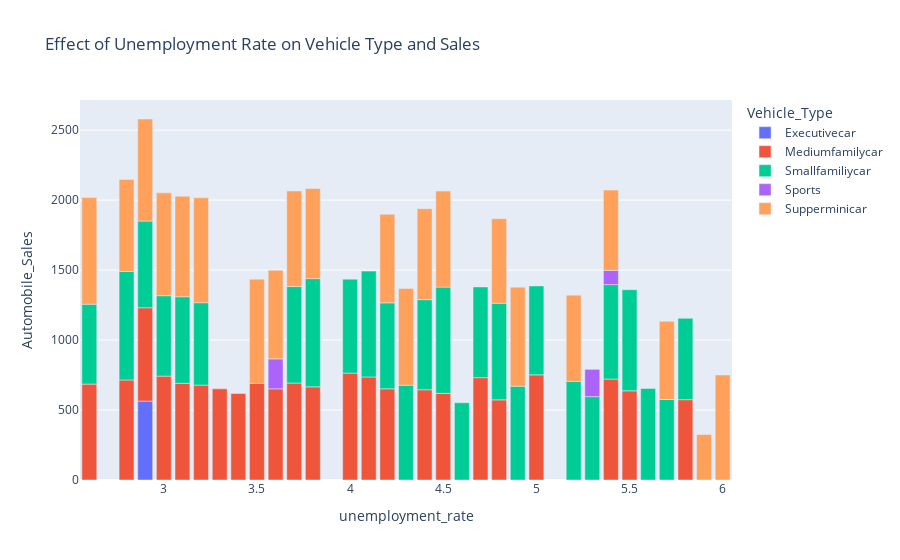

Write notebook code for a chart like this one.
### Markdown cell above
<span style="color:red">
Save this plot as "count_plot.png"</span><br>
*Hint: You can right lick on the plot and then click on "Save image as" option to save it on your local machine*

### Code cell
["Automobile_Sales"] 
["unemployment_rate"]
unemp_rec = df_rec_2.groupby(["Vehicle_Type", "unemployment_rate"], as_index=False)["Automobile_Sales"].mean()
fig=px.bar(unemp_rec, 
              x = "unemployment_rate", y = "Automobile_Sales", 
              color = "Vehicle_Type", title = "Effect of Unemployment Rate on Vehicle Type and Sales")
fig

# fig=px.bar(df, 
#               x = "unemployment_rate", y = "Automobile_Sales", 
#               color = "Vehicle_Type", title = "Effect of Unemployment Rate on Vehicle Type and Sales")
# fig

### Figure 1 — Plotly figure (JSON) as saved in the notebook; plotly's stock layout.template omitted (floating-point values rounded to 4 significant figures)
{"data": [{"alignmentgroup": "True", "hovertemplate": "Vehicle_Type=Executivecar<br>unemployment_rate=%{x}<br>Automobile_Sales=%{y}<extra></extra>", "legendgroup": "Executivecar", "marker": {"color": "#636efa", "pattern": {"shape": ""}}, "name": "Executivecar", "offsetgroup": "Executivecar", "orientation": "v", "showlegend": true, "textposition": "auto", "type": "bar", "x": [2.9], "xaxis": "x", "y": [564], "yaxis": "y"}, {"alignmentgroup": "True", "hovertemplate": "Vehicle_Type=Mediumfamilycar<br>unemployment_rate=%{x}<br>Automobile_Sales=%{y}<extra></extra>", "legendgroup": "Mediumfamilycar", "marker": {"color": "#EF553B", "pattern": {"shape": ""}}, "name": "Mediumfamilycar", "offsetgroup": "Mediumfamilycar", "orientation": "v", "showlegend": true, "textposition": "auto", "type": "bar", "x": [2.6, 2.8, 2.9, 3, 3.1, 3.2, 3.3, 3.4, 3.5, 3.6, 3.7, 3.8, 4, 4.1, 4.2, 4.4, 4.5, 4.7, 4.8, 5, 5.4, 5.5, 5.8], "xaxis": "x", "y": [685.5, 714.8, 666.9, 742.5, 691.3, 678.0, 651.5, 617.9, 690.5, 651.7, 692.8, 665.8, 763.9, 736.5, 651.7, 645.0, 619.1, 731.4, 572.7, 751.4, 721.5, 637.3, 574.3], "yaxis": "y"}, {"alignmentgroup": "True", "hovertemplate": "Vehicle_Type=Smallfamiliycar<br>unemployment_rate=%{x}<br>Automobile_Sales=%{y}<extra></extra>", "legendgroup": "Smallfamiliycar", "marker": {"color": "#00cc96", "pattern": {"shape": ""}}, "name": "Smallfamiliycar", "offsetgroup": "Smallfamiliycar", "orientation": "v", "showlegend": true, "textposition": "auto", "type": "bar", "x": [2.6, 2.8, 2.9, 3, 3.1, 3.2, 3.7, 3.8, 4, 4.1, 4.2, 4.3, 4.4, 4.5, 4.6, 4.7, 4.8, 4.9, 5, 5.2, 5.3, 5.4, 5.5, 5.6, 5.7, 5.8], "xaxis": "x", "y": [570.9, 776.2, 619.4, 574.7, 618.2, 589, 689.8, 773.3, 671.6, 756.3, 614.4, 677.6, 643.9, 759.5, 552.3, 648.1, 690.4, 670.5, 635.3, 705.6, 595.8, 675.0, 723, 653.7, 575.2, 581.2], "yaxis": "y"}, {"alignmentgroup": "True", "hovertemplate": "Vehicle_Type=Sports<br>unemployment_rate=%{x}<br>Automobile_Sales=%{y}<extra></extra>", "legendgroup": "Sports", "marker": {"color": "#ab63fa", "pattern": {"shape": ""}}, "name": "Sports", "offsetgroup": "Sports", "orientation": "v", "showlegend": true, "textposition": "auto", "type": "bar", "x": [3.6, 5.3, 5.4], "xaxis": "x", "y": [214, 195, 102], "yaxis": "y"}, {"alignmentgroup": "True", "hovertemplate": "Vehicle_Type=Supperminicar<br>unemployment_rate=%{x}<br>Automobile_Sales=%{y}<extra></extra>", "legendgroup": "Supperminicar", "marker": {"color": "#FFA15A", "pattern": {"shape": ""}}, "name": "Supperminicar", "offsetgroup": "Supperminicar", "orientation": "v", "showlegend": true, "textposition": "auto", "type": "bar", "x": [2.6, 2.8, 2.9, 3, 3.1, 3.2, 3.5, 3.6, 3.7, 3.8, 4.2, 4.3, 4.4, 4.5, 4.8, 4.9, 5.2, 5.4, 5.7, 5.9, 6], "xaxis": "x", "y": [762, 657.1, 729.6, 734.9, 719.0, 750, 745, 633.8, 682.9, 644.5, 633.0, 690.7, 650, 686.1, 604.5, 707.4, 615.4, 574.0, 559.4, 325, 750.8], "yaxis": "y"}], "layout": {"autosize": true, "barmode": "relative", "legend": {"title": {"text": "Vehicle_Type"}, "tracegroupgap": 0}, "title": {"text": "Effect of Unemployment Rate on Vehicle Type and Sales"}, "xaxis": {"anchor": "y", "autorange": true, "domain": [0, 1], "range": [2.55, 6.05], "title": {"text": "unemployment_rate"}, "type": "linear"}, "yaxis": {"anchor": "x", "autorange": true, "domain": [0, 1], "range": [0, 2716.0], "title": {"text": "Automobile_Sales"}, "type": "linear"}}}
